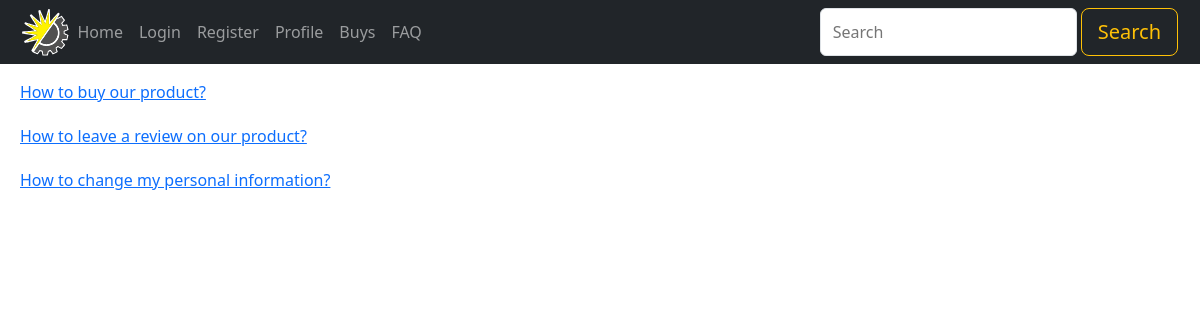
The page /faqs/ on the database its author committed.
### apps/shop/models.py (models this page shows, shortened)
class Faq(models.Model):
    date = models.DateField(auto_now_add=True, editable=False)
    title = models.CharField(max_length=64, blank=True)
    content = models.TextField()
    def get_absolute_url(self):
        return f"/faq/{self.id}/"

### apps/shop/views.py (the view)
# urls.py: path("faqs/", views.faqs, name='faqs'),
def faqs(request):
    f = Faq.objects.all()
    return render(request, "shop/faqs.html", {
        'faqs': f
    })

### apps/core/template_tools/exec.py (called while the page is built)
    def render(self, context):
        clist = list(context)
        clist.reverse()
        context_dict = {}
        for c in clist:
            context_dict.update(c)
            for item in c:
                if isinstance(item, dict):
                    context_dict.update(item)
        try:
            exec_locals = {}
            exec(self.tag_arg, context_dict, exec_locals)
        except IndentationError as e:
            raise
        except SyntaxError as e:
            raise SyntaxError(
                "Make sure you don't use special dot notation and other quirks of template syntax.") from e
        else:
            for key, value in exec_locals.items():
                context[key] = value
            return ''

### apps/shop/templates/shop/faqs.html
{% extends "shop/base.html" %}
{% block content %}
  {% for f in faqs %}
    <dt style="margin: 20px;"><a href="{{ f.get_absolute_url }}">{{ f.title }}</a></dt>
      {% empty %}
        <dt>No FAQ now</dt>
      {% endfor %}
{% endblock %}

### static/css/border_box_sizing.css (style rules this page uses)
body { margin: 0; font-family: system-ui; line-height: 1.5; }

### static/css/no_horizontal_scrolling.css (style rules this page uses)
html, body { max-width: 100%; overflow-x: hidden; }

### static/css/links.css (style rules this page uses)
a { color: rgba(13,110,253,100); text-decoration: underline; }

### rows shown on the page
Faq: title "How to buy our product?"
Faq: title "How to leave a review on our product?"
Faq: title "How to change my personal information?"

### other values the page prints
{{ text|safe }} "Home" "Login" "Register" "Profile" "Buys" "FAQ"
